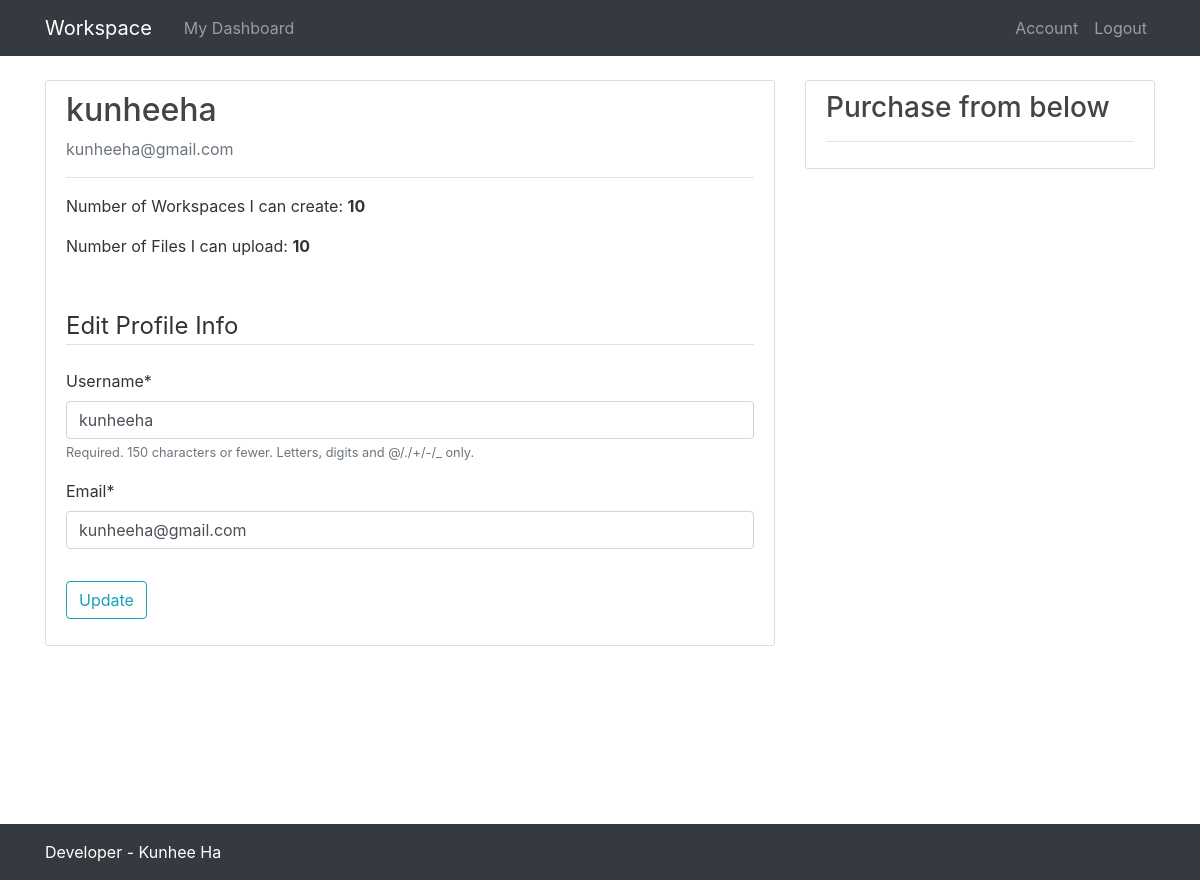
Before: /profile/ (signed in) with the older database file.
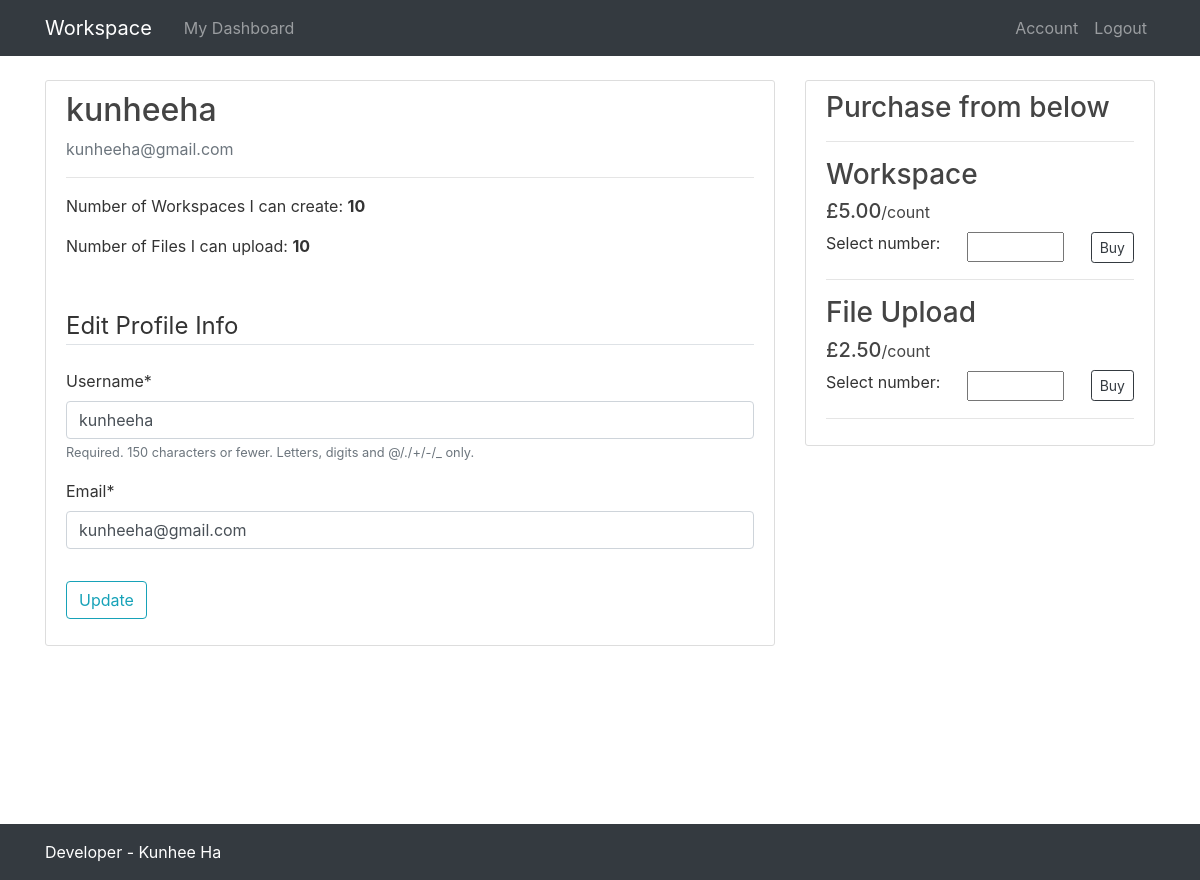
After: the same page with the newer database file.
### users/models.py (models this page shows, shortened)
class Product(models.Model):
    name = models.CharField(max_length=50)
    price = models.IntegerField(default=0)
    def display_price(self):
        return '{0:.2f}'.format(self.price / 100)

### users/views.py (the view)
# urls.py: path('profile/', user_views.profile, name='profile'),
@login_required
def profile(request):
    left_workspaces = request.user.profile.workspaces_number
    left_files = request.user.profile.files_number
    products = Product.objects.all()
    if request.method == 'POST':
        form = UserUpdateForm(request.POST, instance=request.user)
        if form.is_valid():
            form.save()
            messages.success(request, 'Account has been updated')
            return redirect('profile')
    form = UserUpdateForm(instance=request.user)
    context = {
        'workspaces': left_workspaces,
        'files': left_files,
        'form': form,
        'products': products
    }
    return render(request, 'users/profile.html', context)

### users/forms.py
class UserUpdateForm(forms.ModelForm):
    email = forms.EmailField()
    class Meta:
        model = User
        fields = ['username', 'email']

### users/templates/users/profile.html (shortened to what this page needs)
{% extends 'workspace/base.html' %}
{% load crispy_forms_tags %}
{% load static %}
{% block navbar %}
	<a class="nav-item nav-link" href="{% url 'user-dashboard' %}">My Dashboard</a>
{% endblock %}
{% block content %}
	<div class="row">
		<div class="col-md-8">
			<div class='content-section'>
				<div style="margin-bottom:50px;">
					<h2 class="account-heading">{{ user.username }}</h2>
					<p class="text-secondary">{{ user.email }}</p>
					<hr>
					<p>Number of Workspaces I can create: <strong>{{ workspaces }}</strong></p>
					<p>Number of Files I can upload: <strong>{{ files }}</strong></p>
				</div>
				<form method="POST">
					<fieldset class="form-group">
						<legend class="border-bottom mb-4">Edit Profile Info</legend>
						{{ form|crispy }}
					</fieldset>
					<div class="form-group">
						<button class="btn btn-outline-info" type="submit">Update</button>
					</div>
				</form>
			</div>
		</div>
		<div class="col-md-4">
			<div class="content-section">
				<h3>Purchase from below</h3>
				<hr>
				{% for product in products %}
					<div class="product">
				    <div class="description">
				      <h3>{{ product.name }}</h3>
				      <h5>£{{ product.display_price }}<small>/count</small></h5>
				    </div>
				  </div>
				  <div class="d-flex justify-content-between align-items-center">
				  	<label for="{{ product.id }}quantity">Select number:</label>
				  	<input type="number" id="{{ product.id }}quantity" min="1" max="100">
				  	<button type="button" class="checkout-button btn btn-outline-dark btn-sm" data-productid="{{ product.id }}">Buy</button>
				  </div>
				  <hr>
				{% endfor %}
			</div>
		</div>
	</div>
{% endblock %}

### workspace/templates/workspace/base.html (shortened to what this page needs)
{% load static %}
<!DOCTYPE html>
<html lang="en">
<head>
  <link rel="stylesheet" href="https://cdn.jsdelivr.net/npm/bootstrap@4.6.0/dist/css/bootstrap.min.css">
  <link rel="stylesheet" type="text/css" href="{% static 'workspace/main.css' %}">
</head>
<body class="d-flex flex-column min-vh-100">
	<header class="site-header">
	  <nav class="navbar navbar-expand-md navbar-dark bg-dark fixed-top">
	    <div class="container">
	    	{% if user.is_authenticated %}
	    		<a class="navbar-brand mr-4" href="{% url 'user-dashboard' %}">Workspace</a>
	    	{% else %}
	    		<a class="navbar-brand mr-4" href="/">Workspace</a>
	    	{% endif %}
	      <div class="collapse navbar-collapse" id="navbarToggle">
	        <div class="navbar-nav mr-auto">
	        	{% block navbar %}{% endblock %}
	        </div>
	        <div class="navbar-nav">
	        	{% if user.is_authenticated %}
		        	<a class="nav-item nav-link" href="{% url 'profile' %}">Account</a>
		        	<a class="nav-item nav-link" href="{% url 'logout' %}">Logout</a>
	        	{% else %}
		        	<a class="nav-item nav-link" href="{% url 'register' %}">Join</a>
		        	<a class="nav-item nav-link" href="{% url 'login' %}">Login</a>
	        	{% endif %}
	        </div>
	      </div>
	    </div>
	  </nav>
	</header>
	<main role="main" class="container flex-fill">
	  <div class="row">
	    <div class="col-md-12">
	      {% block content %}{% endblock %}
	    </div>
	  </div>
	</main>
	<footer class="footer mt-auto py-3">
		<div class="container">
			<span><a class="footer-link" href="https://www.linkedin.com/in/kunheeha" target="_blank">Developer - Kunhee Ha</a></span>
		</div>
	</footer>
</body>
</html>

### workspace/static/workspace/main.css (style rules this page uses)
html { height: 100%; }
body { color: #333333; margin-top: 5rem; }
h1, h2, h3, h4, h5, h6 { color: #444444; }
.content-section { background: #ffffff; padding: 10px 20px; border: 1px solid #dddddd; border-radius: 3px; margin-bottom: 20px; }
.footer { background-color: #343a40; margin-top: 50px !important; }
.footer-link { color: #ffffff !important; text-decoration: none !important; }

Changed rows visible on the page:
added Product: name "Workspace", display_price "5.00"
added Product: name "File Upload", display_price "2.50"
